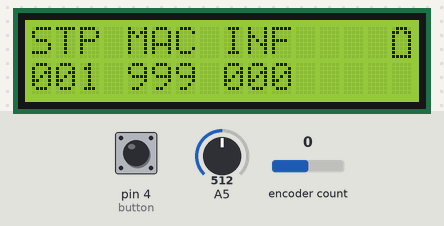
This sketch was run on a simulated Arduino Uno, built with avr-gcc and run on an emulated ATmega328P. Parts: 16×2 character LCD. The inputs (shaded band) are chosen by the test bench; at power-on: A5 = 512, encoder count 0, pin 4 (button) HIGH.

Above: at 1.2 s.
1.3 s: A5 set to 813
2.8 s: A5 set to 833
At 4.0 s:
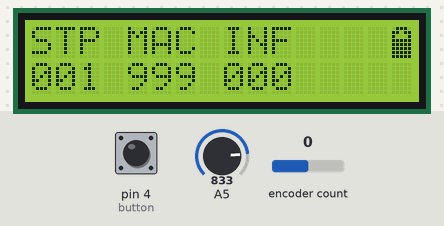
4.3 s: encoder count set to 1
At 5.4 s:
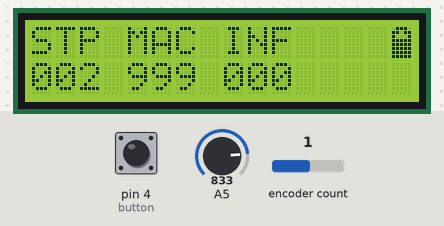
5.8 s: pin 4 (button) pulled LOW for 0.15 s
At 7.0 s:
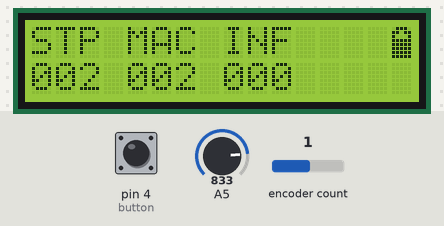
7.9 s: encoder count set to 0
At 9.1 s:
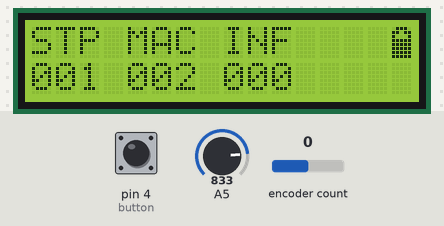
9.4 s: pin 4 (button) pulled LOW for 0.15 s
At 11.0 s:
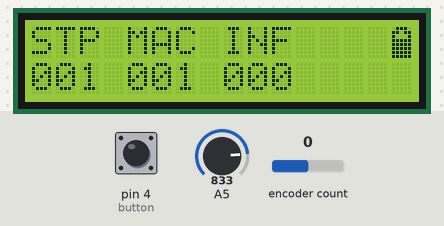
Timing chart, 0 to 12.5 s (numbered marks = the images above; inputs shaded):
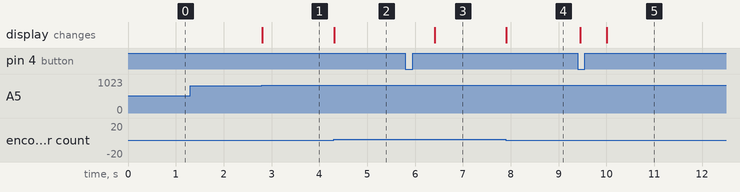

The sketch:

FOCOLOCO_03.ino
```cpp
#include "OneButton.h" //this library allows buttons to call mutiple events: http://www.mathertel.de/Arduino/OneButtonLibrary.aspx
#include <LiquidCrystal.h>
#include <Encoder.h>
#include <SPI.h>
#include "nRF24L01.h"
#include "RF24.h"

const uint64_t pipe = 0xE8E8F0F0E1LL; // Define the transmit pipe
RF24 radio(A0,A1); // Set up nRF24L01 radio on SPI bus plus pins A0 & A1


LiquidCrystal lcd(12, 11, 10, 9, 8, 7);// initialize the library with the numbers of the interface pins
Encoder myEnc(2, 3);
OneButton button(4, true); // Setup a OneButton on pin 4.

int infinity =0 ;
int macro = 999;
int hardstop = 0;
int dist = 0;
int bat;
char buffer [16];     //used with sprintinf to format text for LCD
int n;                //used with sprintinf to format text for LCD
long oldPosition  = -999;
long previoushardstop = 0;

byte dead[8] = {
 0b01110,
	0b11011,
	0b10001,
	0b10001,
	0b10001,
	0b10001,
	0b10001,
	0b11111
};
byte low[8] = {
       	0b01110,
	0b11011,
	0b10001,
	0b10001,
	0b10001,
	0b11111,
	0b11111,
	0b11111
};
byte good[8] = {
      0b01110,
	0b11011,
	0b10001,
	0b11111,
	0b11111,
	0b11111,
	0b11111,
	0b11111
};
byte full[8] = {
     0b01110,
	0b11111,
	0b11111,
	0b11111,
	0b11111,
	0b11111,
	0b11111,
	0b11111
};

void setup() {

  // create a new character
  lcd.createChar(0, dead);
  lcd.createChar(1, low);
  lcd.createChar(2, good);
  lcd.createChar(3, full);

  button.attachDoubleClick(infinityFunction); // link the recordFunction to be called on a doubleclick event.
  button.attachClick (macroFunction);    // link the reverseFunction to be called on a click (short click) event.
  button.attachPress (resetFunction);   // link the playbackFunction to be called on a press (long click) event.

  lcd.begin(16, 2);
  lcd.clear();
}

void loop() {

  long newPosition = myEnc.read();

  if (oldPosition < newPosition)  {

    hardstop++;
    oldPosition = newPosition;

  }

  if (oldPosition > newPosition)  {

    hardstop--;
    oldPosition = newPosition;

  }

  hardstop = constrain(hardstop,infinity,macro);

  if (hardstop != previoushardstop) {


    //insert radio send here

    previoushardstop = hardstop;

  }

  button.tick(); //this checks for a button press event

  lcd.setCursor(0, 0);
  lcd.print("STP MAC INF");
  lcd.setCursor(0, 1);
  n=sprintf (buffer, "%03d %03d %03d",hardstop, macro, infinity);
  lcd.print(buffer); ///< You will get “000 00 00 00 00″
  bat = analogRead(A5);
  bat = map(bat, 0,988, 0,6);
  lcd.setCursor(15,0 );

if (bat <5) {
  lcd.write(byte(0));
}
if (bat = 5 ) {
  lcd.write(byte(2));
}
if (bat >5) {
  lcd.write(byte(3));
}
}


void macroFunction(){
  macro = hardstop;
}
void infinityFunction(){
  infinity = hardstop;
}

void resetFunction(){
  macro = 999;
  infinity = 0;
}
```

Measured:
- the behaviour switches between 823 and 824 on A5 (found by bisection; images 0 and 1)
- after the input at 1.3 s, every drawn part: stays the same
- after the input at 2.8 s, the display: changes at once (image 1)
- after the input at 4.3 s, the display: changes at once (image 2)
- after the input at 5.8 s, the display: changes after 0.61 s (image 3)
- after the input at 7.9 s, the display: changes at once (image 4)
- after the input at 9.4 s, the display: first changes after 0.06 s (image 5 shows a later state)
